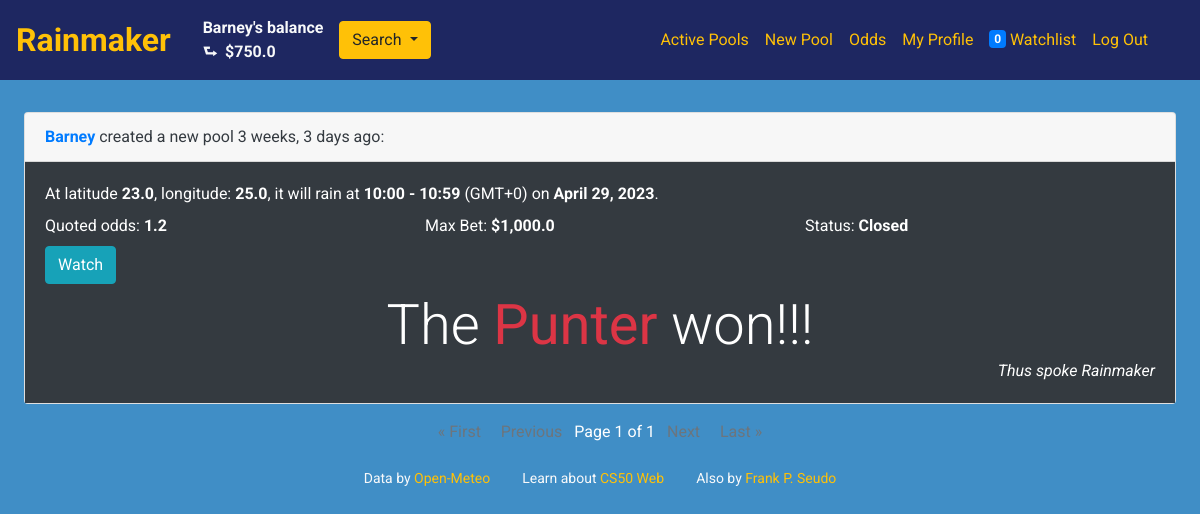
The app's page /mypools (signed in) with its own data.
### gambling/models.py (models this page shows, shortened)
class User(AbstractUser):
    balance = models.FloatField(default=0)
    pass

class Pool(models.Model):
    house = models.ForeignKey(User, on_delete=models.CASCADE)
    odds = models.FloatField()
    long = models.FloatField()
    lat = models.FloatField()
    date = models.DateField()
    hour = models.IntegerField()
    max_bet = models.FloatField()
    active = models.BooleanField(default=True)
    winner = models.CharField(max_length=6, choices=WINNERS, null=True, blank=True)
    timestamp = models.DateTimeField(default=datetime.datetime.now)
    keyword = models.CharField(max_length=500, null=True, blank=True)

### gambling/views.py (the view)
# urls.py: path("mypools", views.myPool, name="myPool"),
@login_required
def myPool(request):
    pools = Pool.objects.filter(house=request.user)
    return renderIndex(request, pools, TIME_SLOTS)

### gambling/helpers.py (called while the page is built)
def renderIndex(request, pools, TIME_SLOTS):
    pools = sortAndProcess(request, pools, TIME_SLOTS)
    paginator = Paginator(pools, 5)
    page_number = request.GET.get('page')
    if page_number is None:
        page_number = 1
    pools = paginator.get_page(page_number)
    return render(request, "gambling/index.html", {
        "pools": pools,
    })

### gambling/templates/gambling/index.html (shortened to what this page needs)
{% extends "gambling/layout.html" %}
{% load humanize %}
{% block body %}
  {% for pool in pools %}
  <div class="card mb-3 text-dark">
      <p class="card-header"><span class="text-primary font-weight-bold">{{ pool.house }}</span> created a new pool {{ pool.timestamp | naturaltime}}:</p>
      <div class="card-body {% if pool.active %}bg-white text-dark{% else %}bg-dark text-white{% endif %}" id="card-{{ pool.id }}">
          <div class="card-text mb-2">At latitude <span class="font-weight-bold">{{ pool.lat}}</span>, longitude: <span class="font-weight-bold">{{ pool.long }}</span>, it will rain at <span class="font-weight-bold">{{ pool.timeslot}}</span> (GMT+0) on <span class="font-weight-bold">{{ pool.date}}</span>.</div>
          <div class="row">
            <div class="col-4">Quoted odds: <span class="font-weight-bold">{{ pool.odds }}</span></div>
            <div class="col-4">Max Bet: <span class="font-weight-bold">${{ pool.max_bet |intcomma }}</span></div>
            <div class="col-4">Status: <span data-status="{{ pool.active }}" data-lat="{{ pool.lat }}" data-long="{{ pool.long }}" data-date="{{ pool.date }}" data-hour="{{ pool.hour }}" data-pool="{{ pool.id }}" class="font-weight-bold pool-status" id="span-{{ pool.id }}">{% if pool.active %}Open{% else %}Closed{% endif %}</span></div>
          </div>
          <div class="d-flex justify-content-between pt-2">
              {% if user.is_authenticated %}
              <button class="btn btn btn-info btn-follow" data-pool="{{ pool.id }}" data-user="{{ user.id }}">{% if pool.watched %}Unwatch{% else %}Watch{% endif %}</button>
              {% endif %}
          </div>
          {% if pool.winner %}
            <div class="">
              <p class='display-4 mt-2 mb-0 text-center'>The <strong class='text-danger'>{{ pool.winner }}</strong> won!!!</p>
              <p class="text-right m-0 font-italic">Thus spoke Rainmaker</p>
            </div>
          {% endif %}
    </div>
  </div>
  {% empty %}
    <p class="display-4 text-center">No pools were found.</p>
  {% endfor %}
  {% if pools %}
  <div class="pagination justify-content-center">
      <span class="step-links">
          <a {% if pools.has_previous %} class="text-warning" href="?page=1" {% else %} class="text-muted disabled-link" {% endif %}>&laquo; First </a>
          <span>&nbsp; &nbsp;</span>
          <a {% if pools.has_previous %} class="text-warning" href="?page={{ pools.previous_page_number }}" {% else %} class="text-muted disabled-link" {% endif %}>Previous</a>
          <span class="current mx-2">
              Page {{ pools.number }} of {{ pools.paginator.num_pages }}
          </span>
          <a {% if pools.has_next %} class="text-warning" href="?page={{ pools.next_page_number }}" {% else %} class="text-muted disabled-link" {% endif %}>Next</a>
          <span>&nbsp; &nbsp;</span>
          <a {% if pools.has_next %} class="text-warning" href="?page={{ pools.paginator.num_pages }}" {% else %} class="text-muted disabled-link" {% endif %}> Last &raquo;</a>
      </span>
  </div>
  {% endif %}
{% endblock %}

### gambling/templates/gambling/layout.html (shortened to what this page needs)
{% load static %}
<!DOCTYPE html>
<html lang="en">
    <head>
        <link rel="stylesheet" href="https://cdn.jsdelivr.net/npm/bootstrap@4.6.2/dist/css/bootstrap.min.css">
    </head>
    <body>
        <nav class="navbar navbar-expand-md navbar-dark navbar-custom mb-3 text-light fixed-top">
            <div class="container px-0 mx-0">
                <a href="{% url 'index' %}" class="navbar-brand font-weight-bold brand-font text-warning">Rainmaker</a>
                {% if user.is_authenticated %}
                <a class="nav-link text-light" href="{% url 'profile' %}">
                    <div class="font-weight-bold">
                        <p class="p-0 m-0">{{ user.username }}'s balance</p>
                        <p class="p-0 m-0">&#11153;&nbsp; $<span id="user-balance" data-user="{{ user.id }}" class="{% if user.balance < 0 %}text-danger {% endif %}">{{ user.balance}}</span></p>
                    </div>
                </a>
                {% endif %}
                <div class="collapse navbar-collapse" id="navbarNavDropdown">
                    <div class="dropdown">
                        <button class="btn btn-warning dropdown-toggle" type="button" id="dropdownMenuButton" data-toggle="dropdown" aria-haspopup="true" aria-expanded="false">
                          Search
                        </button>
                    </div>
                    <ul class="navbar-nav ml-auto">
                        <li class="nav-item">
                        <a class="nav-link text-warning" href="{% url 'active' %}">Active Pools</a>
                        </li>
                        {% if user.is_authenticated %}
                            <li class="nav-item">
                                <a class="nav-link text-warning" href="{% url 'new' %}">New Pool</a>
                            </li>
                        {% endif %}
                        <li class="nav-item">
                            <a class="nav-link text-warning" href="{% url 'odds' %}">Odds</a>
                        </li>
                        {% if user.is_authenticated %}
                            <li class="nav-item">
                                <a class="nav-link text-warning" href="{% url 'profile' %}">My Profile</a>
                            </li>
                            <li class="nav-item">
                                <a class="nav-link text-warning" href="{% url 'watchlist' %}"><span id="watch-count" class="badge badge-primary align-text-top">{{ user.watchings }}</span> Watchlist</a>
                            </li>
                            <li class="nav-item">
                                <a class="nav-link text-warning" href="{% url 'logout' %}">Log Out</a>
                            </li>
                        {% endif %}
                    </ul>
                </div>
            </div>
        </nav>
        <main class="m-4">
            {% block body %}
            {% endblock %}
        </main>
        <footer class="mb-3 small d-flex justify-content-center text-light">
            <div class="mx-3">Data by <a href="https://open-meteo.com/" target="_blank"><span class="text-warning">Open-Meteo</span></a></div>
            <div class="mx-3">Learn about <a href="https://www.edx.org/course/cs50s-web-programming-with-python-and-javascript" target="_blank" class="text-warning">CS50 Web</a></div>
            <div class="mx-3">Also by <a href="https://frankpseudo.com/" target="_blank" class="text-warning">Frank P. Seudo</a></div>
        </footer>
    </body>
</html>

### gambling/templates/gambling/layout.html (style rules this page uses)
body { background-color: #408EC6; color: white; font-family: 'Roboto', sans-serif; padding-top: 5.5rem; }
.navbar-custom { background-color: #1E2761; }
.disabled-link { pointer-events: none; }
.brand-font { font-size: xx-large; }

### records on screen
User: username "Barney", balance "750.0", watchings "0"
Pool: house "Barney", timestamp "3 weeks, 3 days ago", lat "23.0", long "25.0", timeslot "10:00 - 10:59", date "April 29, 2023", odds "1.2", max_bet "1,000.0", active "Closed", winner "Punter"

### other values on screen
{{ pools.number }} "1"
{{ pools.paginator.num_pages }} "1"
